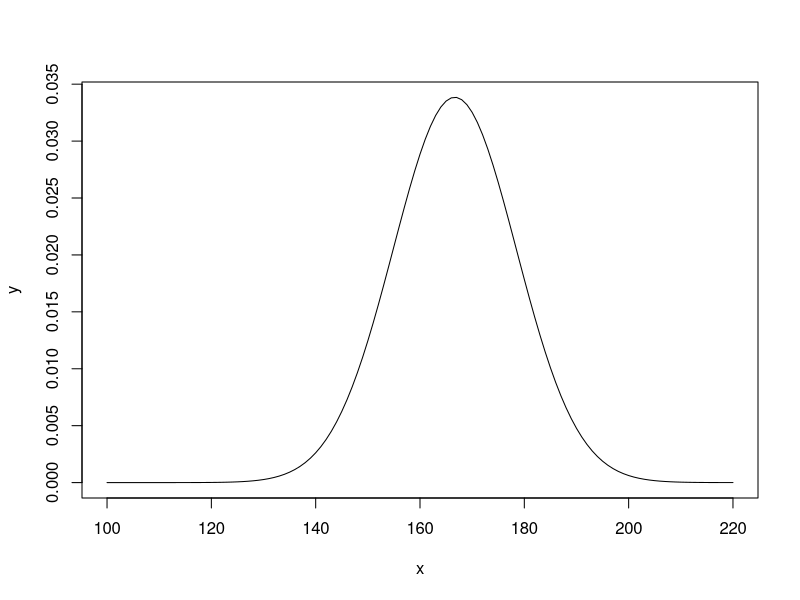

The R script that drew this image:
## ---- chunk 1
x <- seq(100,220,1)
y <- dnorm(x, 1000/6, sqrt(1000*1/6*5/6)) 
plot(x, y, type="l")
## ---- chunk 2
qnorm(0.05, 1000/6, sqrt(1000*1/6*5/6)) 
qnorm(0.25, 1000/6, sqrt(1000*1/6*5/6)) 
qnorm(0.5, 1000/6, sqrt(1000*1/6*5/6)) 
qnorm(0.75, 1000/6, sqrt(1000*1/6*5/6)) 
qnorm(0.95, 1000/6, sqrt(1000*1/6*5/6)) 
